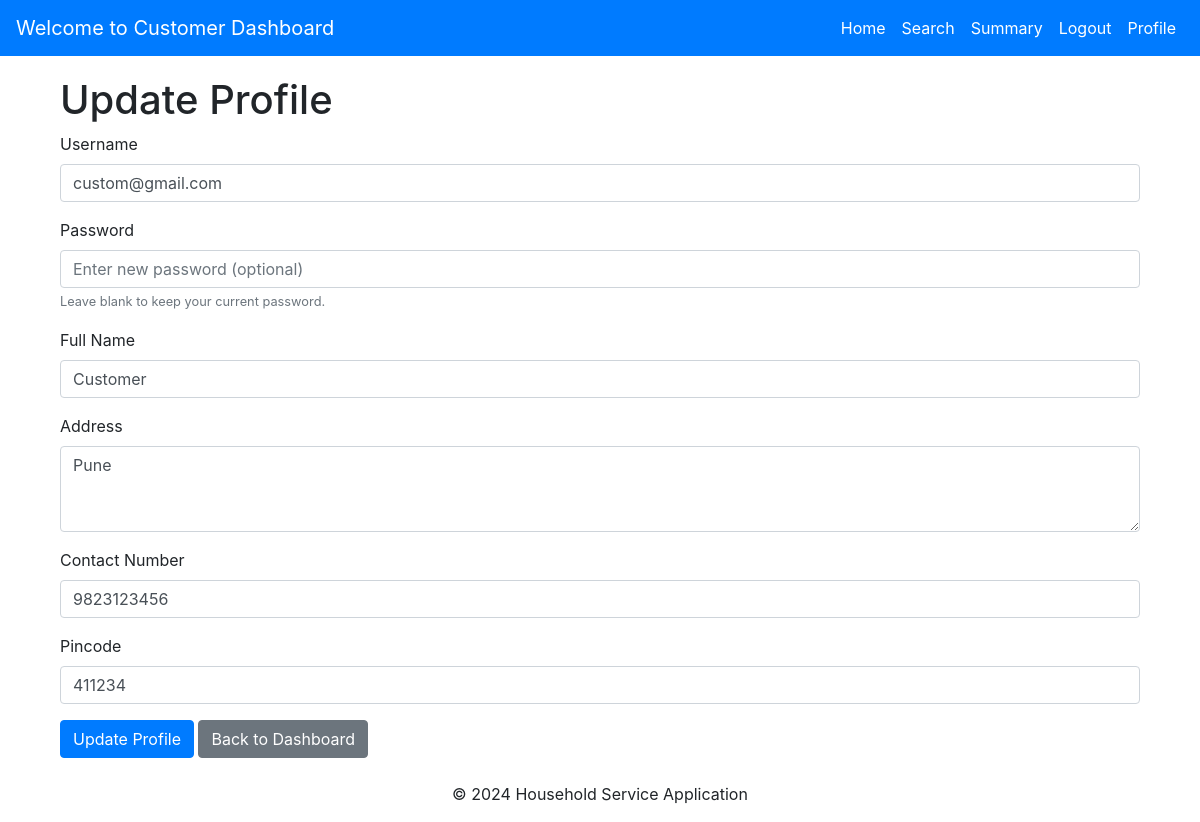
The page /customer/profile (signed in) on the database as committed earlier.
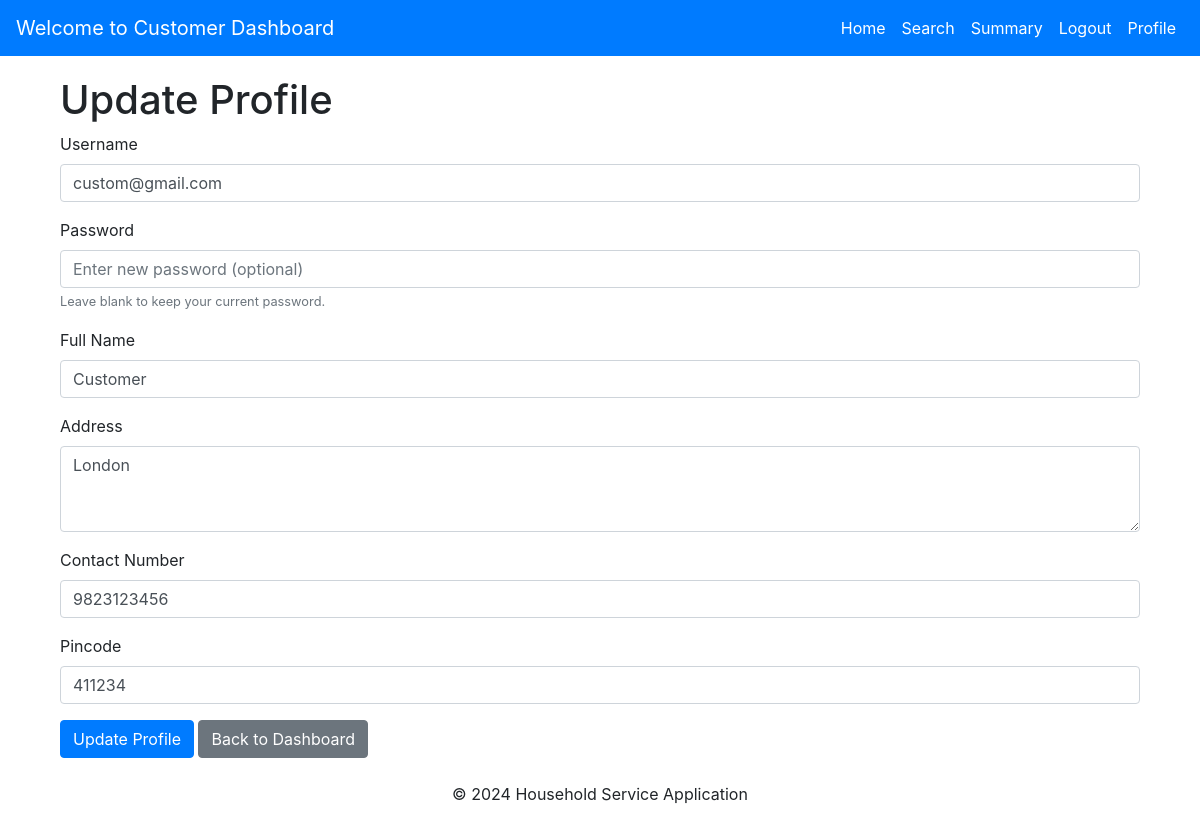
The same page on the database as committed later.
### models.py (models this page shows, shortened)
class User(UserMixin, db.Model):
    __tablename__ = 'users'
    user_id = db.Column(db.Integer, primary_key=True, autoincrement=True, nullable=False)
    username = db.Column(db.String(255), unique=True, nullable=False)
    password = db.Column(db.String(200), nullable=False)
    user_name = db.Column(db.String(250), nullable=False)
    address = db.Column(db.Text, nullable=False)
    contact = db.Column(db.String(15), nullable=False)
    date_created = db.Column(db.DateTime, default=func.now(), nullable=False)
    pincode = db.Column(db.String(10), nullable=False)
    status = db.Column(db.String(20), default='Active')  # Possible values: 'Active', 'Blocked'
    role = db.Column(db.String(50), nullable=False)

### customer_routes.py (the view, shortened to what this page needs)
@customer_bp.route('/profile', methods=['GET', 'POST'])
def profile():
    user_id = session.get('user_id')  # Fetch logged-in user's ID from the session
    if not user_id:
        flash("You must be logged in to update your profile.", "danger")
        return redirect(url_for('main.login'))  # Redirect to login if not logged in
    user = User.query.get_or_404(user_id)  # Fetch the user's details
    return render_template('user_panel/profile.html', user=user)

### templates/user_panel/profile.html
{% extends "user_panel/base.html" %}
{% block content %}
<div class="container">
    <h1>Update Profile</h1>
    <form method="POST">
        <div class="mb-3">
            <label for="username" class="form-label">Username</label>
            <input type="text" class="form-control" id="username" name="username" value="{{ user.username }}" required>
        </div>
        <div class="mb-3">
            <label for="password" class="form-label">Password</label>
            <input type="password" class="form-control" id="password" name="password" placeholder="Enter new password (optional)">
            <small class="text-muted">Leave blank to keep your current password.</small>
        </div>
        <div class="mb-3">
            <label for="user_name" class="form-label">Full Name</label>
            <input type="text" class="form-control" id="user_name" name="user_name" value="{{ user.user_name }}" required>
        </div>
        <div class="mb-3">
            <label for="address" class="form-label">Address</label>
            <textarea class="form-control" id="address" name="address" rows="3" required>{{ user.address }}</textarea>
        </div>
        <div class="mb-3">
            <label for="contact" class="form-label">Contact Number</label>
            <input type="tel" class="form-control" id="contact" name="contact" value="{{ user.contact }}" pattern="[0-9]{10}" required>
        </div>
        <div class="mb-3">
            <label for="pincode" class="form-label">Pincode</label>
            <input type="text" class="form-control" id="pincode" name="pincode" value="{{ user.pincode }}" required>
        </div>
        <button type="submit" class="btn btn-primary">Update Profile</button>
        <a href="{{ url_for('main.customer_dashboard') }}" class="btn btn-secondary">Back to Dashboard</a>
    </form>
</div>
{% endblock %}

Rows that differ between the two databases and show on the page:
changed User "custom@gmail.com": address "Pune" → "London"
